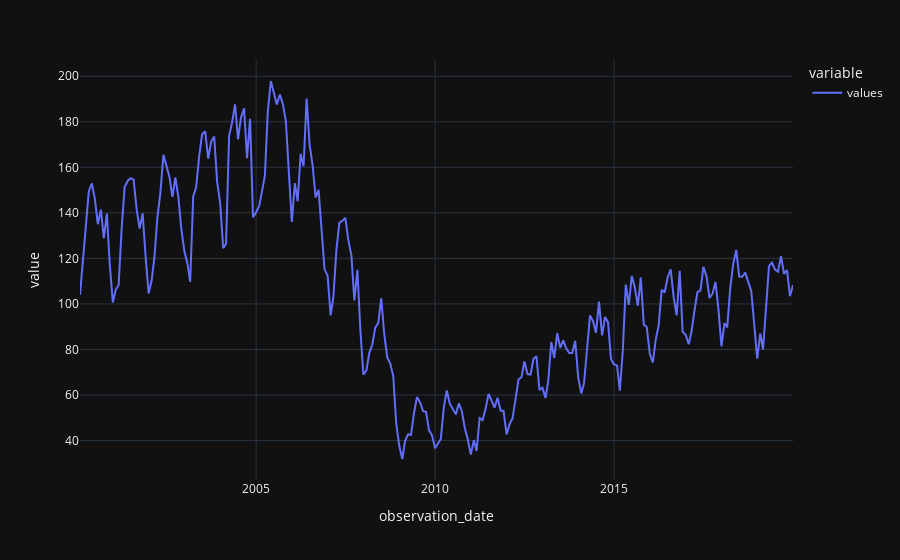

The notebook cell saved with this chart:
### Code cell
x = df.resample(RULE).sum()
x.plot(kind='line')

### Figure 1 — Plotly figure (JSON) as saved in the notebook; plotly's stock layout.template omitted (floating-point values rounded to 4 significant figures; data arrays with more than 128 entries replaced by an {"elided": "..."} marker saying what was removed)
{"data": [{"hovertemplate": "variable=values<br>observation_date=%{x}<br>value=%{y}<extra></extra>", "legendgroup": "values", "line": {"color": "#636efa", "dash": "solid"}, "marker": {"symbol": "circle"}, "mode": "lines", "name": "values", "orientation": "v", "showlegend": true, "type": "scatter", "x": {"elided": "240 str values"}, "xaxis": "x", "y": {"elided": "240 float values"}, "yaxis": "y"}], "layout": {"legend": {"title": {"text": "variable"}, "tracegroupgap": 0}, "margin": {"t": 60}, "xaxis": {"anchor": "y", "domain": [0, 1], "title": {"text": "observation_date"}}, "yaxis": {"anchor": "x", "domain": [0, 1], "title": {"text": "value"}}}}
